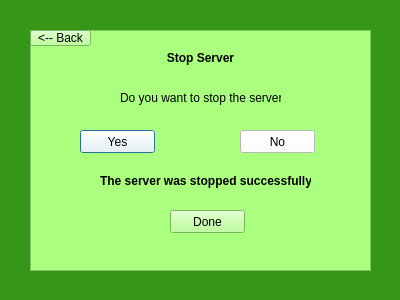
<?xml version="1.0" encoding="UTF-8"?>
<ui version="4.0">
 <class>Dialog</class>
 <widget class="QDialog" name="Dialog">
  <property name="geometry">
   <rect>
    <x>0</x>
    <y>0</y>
    <width>400</width>
    <height>300</height>
   </rect>
  </property>
  <property name="windowTitle">
   <string>Dialog</string>
  </property>
  <property name="styleSheet">
   <string notr="true">background-color: rgb(53, 150, 24);</string>
  </property>
  <widget class="QFrame" name="frame_3">
   <property name="geometry">
    <rect>
     <x>30</x>
     <y>30</y>
     <width>341</width>
     <height>241</height>
    </rect>
   </property>
   <property name="styleSheet">
    <string notr="true">background-color: rgb(170, 255, 127);</string>
   </property>
   <property name="frameShape">
    <enum>QFrame::StyledPanel</enum>
   </property>
   <property name="frameShadow">
    <enum>QFrame::Raised</enum>
   </property>
   <widget class="QLabel" name="label_4">
    <property name="geometry">
     <rect>
      <x>60</x>
      <y>20</y>
      <width>221</width>
      <height>16</height>
     </rect>
    </property>
    <property name="font">
     <font>
      <pointsize>9</pointsize>
      <weight>75</weight>
      <bold>true</bold>
     </font>
    </property>
    <property name="text">
     <string>Stop Server</string>
    </property>
    <property name="alignment">
     <set>Qt::AlignCenter</set>
    </property>
   </widget>
   <widget class="QLabel" name="label_5">
    <property name="geometry">
     <rect>
      <x>90</x>
      <y>60</y>
      <width>161</width>
      <height>16</height>
     </rect>
    </property>
    <property name="text">
     <string>Do you want to stop the server?</string>
    </property>
   </widget>
   <widget class="QPushButton" name="pushButton_5">
    <property name="geometry">
     <rect>
      <x>50</x>
      <y>100</y>
      <width>75</width>
      <height>23</height>
     </rect>
    </property>
    <property name="styleSheet">
     <string notr="true">background-color: rgb(255, 255, 255);</string>
    </property>
    <property name="text">
     <string>Yes</string>
    </property>
   </widget>
   <widget class="QPushButton" name="pushButton_6">
    <property name="geometry">
     <rect>
      <x>210</x>
      <y>100</y>
      <width>75</width>
      <height>23</height>
     </rect>
    </property>
    <property name="styleSheet">
     <string notr="true">background-color: rgb(255, 255, 255);</string>
    </property>
    <property name="text">
     <string>No</string>
    </property>
   </widget>
   <widget class="QLabel" name="label_6">
    <property name="geometry">
     <rect>
      <x>70</x>
      <y>140</y>
      <width>211</width>
      <height>21</height>
     </rect>
    </property>
    <property name="font">
     <font>
      <weight>75</weight>
      <bold>true</bold>
     </font>
    </property>
    <property name="text">
     <string>The server was stopped successfully!</string>
    </property>
   </widget>
   <widget class="QPushButton" name="pushButton_7">
    <property name="geometry">
     <rect>
      <x>140</x>
      <y>180</y>
      <width>75</width>
      <height>23</height>
     </rect>
    </property>
    <property name="text">
     <string>Done</string>
    </property>
   </widget>
   <widget class="QPushButton" name="pushButton_8">
    <property name="geometry">
     <rect>
      <x>0</x>
      <y>0</y>
      <width>61</width>
      <height>16</height>
     </rect>
    </property>
    <property name="text">
     <string>&lt;-- Back</string>
    </property>
   </widget>
  </widget>
 </widget>
 <resources/>
 <connections/>
</ui>
